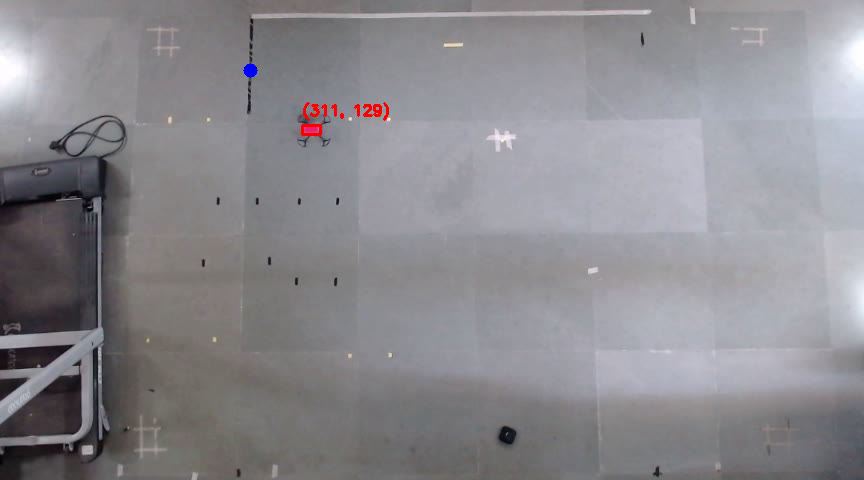
#> input picture frame 11 of output.mp4, 864 x 480 px, given in place of the camera
$ python colordetectrobust.py
#> lines starting #> are read from the running program, lines starting #| are printed output that depends on the picture; after the words box and inside, x2 and y2 are one past the last pixel; in counts of white or black regions, pixels touching at a corner belong together
import cv2
import numpy as np
import telnetlib

host = "192.168.4.1"
port = "23"

# tn = telnetlib.Telnet(host, port)

# Define the range of red color in HSV
lower_red = np.array([136, 87, 111])
upper_red = np.array([180, 255, 255])

# Define the range of green color in HSV
green_lower = np.array([25, 52, 72], np.uint8)
green_upper = np.array([102, 255, 255], np.uint8)

cap = cv2.VideoCapture(2)
cap.set(cv2.CAP_PROP_FRAME_WIDTH, 864)
cap.set(cv2.CAP_PROP_FRAME_HEIGHT, 480)
out = cv2.VideoWriter('output.mp4', cv2.VideoWriter_fourcc(*'MJPG'), 10.0, (864,480))

def distfunc(x1,y1,x2,y2):
    l = ((x2-x1)**2+(y2-y1)**2)**0.5
    return l

def add_checksum(cmd):
    checksum=0
    for b in cmd[3:]:
        checksum ^= b
    cmd.append(checksum)

def rc(roll,pitch,throttle, yaw, aux1, aux2, aux3, aux4):
    cmd1=bytearray([0x24, 0x4d, 0x3c, 16, 0xc8, (roll)&0xFF, (roll>>8)&0xFF, (pitch)&0xFF, (pitch>>8)&0xFF, (throttle)&0xFF, (throttle>>8)&0xFF, (yaw)&0xFF, (yaw>>8)&0xFF, (aux1)&0xFF, (aux1>>8)&0xFF, (aux2)&0xFF, (aux2>>8)&0xFF, (aux3)&0xFF, (aux3>>8)&0xFF, (aux4)&0xFF, (aux4>>8)&0xFF])
    add_checksum(cmd1)
    print(bytes(cmd1))
    return bytes(cmd1)

def set(data):
    cmd1=bytearray([0x24, 0x4d, 0x3c, 2, 0xd9, data, 0])
    add_checksum(cmd1)
    print(bytes(cmd1))
    return bytes(cmd1)


firstflag_green = 1
firstflag_red = 1

while True:
    # Capture frame-by-frame
    ret, frame = cap.read()
#> frame is the input picture: shape (480, 864, 3); mean B, G, R 142.6, 137.4, 139.4

    # Convert the frame to HSV color space
    hsv = cv2.cvtColor(frame, cv2.COLOR_BGR2HSV)
#> hsv: shape (480, 864, 3); mean H, S, V 114.4, 14.3, 144.3

    # Create a mask for red color
    red_mask = cv2.inRange(hsv, lower_red, upper_red)
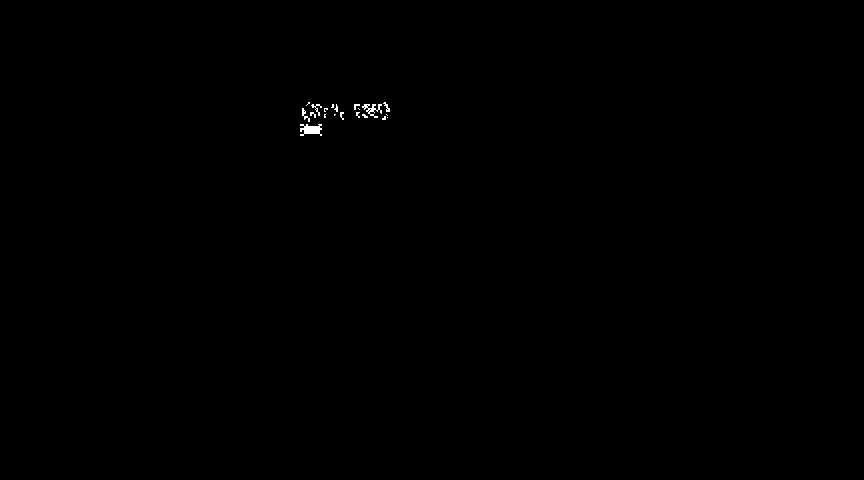
#> red_mask: shape (480, 864); 0.13% white; 20 white regions (13 under 20 px), largest, box (x1, y1, x2, y2) and area: (300, 124, 322, 136) 175, (362, 104, 382, 118) 113, (302, 108, 310, 122) 41

    # Create a mask for green color
    green_mask = cv2.inRange(hsv, green_lower, green_upper)
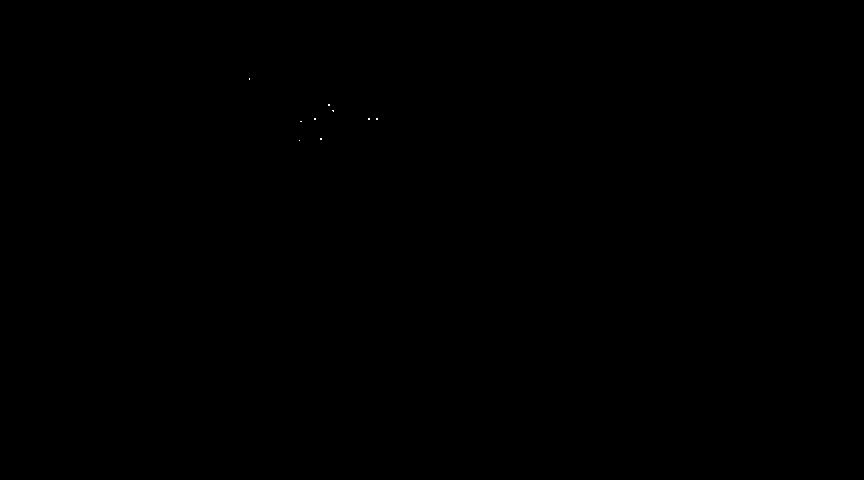
#> green_mask: shape (480, 864); 0.01% white in thin lines or dots, all inside (x1, y1, x2, y2) = (249, 78, 378, 141)

    # Find contours in red mask
    red_contours, red_hierarchy = cv2.findContours(red_mask, cv2.RETR_EXTERNAL, cv2.CHAIN_APPROX_SIMPLE)
#> red_contours = 20 contours, 17 with area under 20; largest, box (x1, y1, x2, y2) and area: (300, 124, 322, 136) 129, (362, 104, 382, 118) 64, (302, 108, 310, 122) 22; red_hierarchy = 20 rows, first 6: [1, -1, -1, -1], [2, 0, -1, -1], [3, 1, -1, -1], [4, 2, -1, -1], [5, 3, -1, -1], [6, 4, -1, -1]

    # Find contours in green mask
    green_contours, green_hierarchy = cv2.findContours(green_mask, cv2.RETR_EXTERNAL, cv2.CHAIN_APPROX_SIMPLE)
#> green_contours = 9 contours, all with area under 20; green_hierarchy = [[1, -1, -1, -1], [2, 0, -1, -1], [3, 1, -1, -1], [4, 2, -1, -1], [5, 3, -1, -1], [6, 4, -1, -1], [7, 5, -1, -1], [8, 6, -1, -1], [-1, 7, -1, -1]]

    threshold_area=10
    for i in range(len(green_contours)):
        if cv2.contourArea(green_contours[i])<threshold_area:
#> (the run stopped early here; a loop or call above may not have finished)
